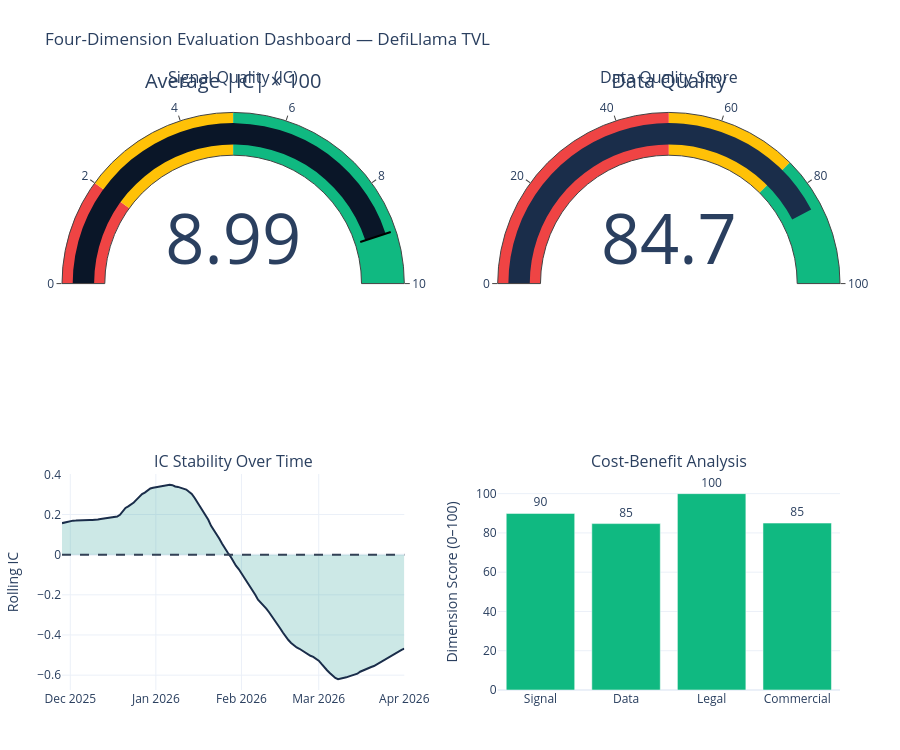

Notebook code cell kept with this figure:
### Markdown cell above
---

## Section 6: Final Evaluation Summary

With all the components in place, we can synthesize an informed decision.

### Code cell
# Build the four-panel dashboard in a SINGLE cell so the inline backend
# does not capture progressive-render intermediates with only the first
# (or first two) gauges populated (feedback_split_cell_figure_bug).
fig = make_subplots(
    rows=2,
    cols=2,
    subplot_titles=(
        "Signal Quality (IC)",
        "Data Quality Score",
        "IC Stability Over Time",
        "Cost-Benefit Analysis",
    ),
    specs=[
        [{"type": "indicator"}, {"type": "indicator"}],
        [{"type": "scatter"}, {"type": "bar"}],
    ],
    vertical_spacing=0.28,
    horizontal_spacing=0.12,
)

# Signal quality gauge
fig.add_trace(
    go.Indicator(
        mode="gauge+number",
        value=avg_ic * 100,  # Convert to percentage for readability
        title={"text": "Average |IC| × 100"},
        gauge={
            "axis": {"range": [0, 10]},
            "bar": {"color": COLORS["blue"]},
            "steps": [
                {"range": [0, 2], "color": COLORS["negative"]},
                {"range": [2, 5], "color": "#FFC107"},
                {"range": [5, 10], "color": COLORS["positive"]},
            ],
            "threshold": {
                "line": {"color": "black", "width": 2},
                "thickness": 0.75,
                "value": avg_ic * 100,
            },
        },
    ),
    row=1,
    col=1,
)

# Data quality gauge
fig.add_trace(
    go.Indicator(
        mode="gauge+number",
        value=quality.score,
        title={"text": "Data Quality"},
        gauge={
            "axis": {"range": [0, 100]},
            "bar": {"color": COLORS["slate"]},
            "steps": [
                {"range": [0, 50], "color": COLORS["negative"]},
                {"range": [50, 75], "color": "#FFC107"},
                {"range": [75, 100], "color": COLORS["positive"]},
            ],
        },
    ),
    row=1,
    col=2,
)

# Rolling IC and cost-benefit panels
fig.add_trace(
    go.Scatter(
        x=rolling_ic_df["timestamp"],
        y=rolling_ic_df["rolling_ic"],
        mode="lines",
        name="Rolling IC",
        line=dict(color=COLORS["slate"], width=2),
        fill="tozeroy",
        fillcolor="rgba(4, 138, 129, 0.2)",
        showlegend=False,
    ),
    row=2,
    col=1,
)
# Add zero line on the rolling-IC subplot. Mixed-spec make_subplots places the
# row=2,col=1 scatter on the primary x/y axes (indicator subplots don't claim
# numbered axes), so reference the first scatter axes directly via "x domain".
fig.add_shape(
    type="line",
    x0=0,
    x1=1,
    y0=0,
    y1=0,
    xref="x domain",
    yref="y",
    line=dict(dash="dash", color=COLORS["neutral"]),
)

risk_to_score = {"Low": 100, "Medium": 50, "High": 20, "Critical": 0}
dimension_names = ["Signal", "Data", "Legal", "Commercial"]
dimension_scores = [
    min(100, avg_ic * 1000),
    quality.score,
    risk_to_score[legal["mnpi_risk"]],
    85,  # free data + ~$9k/yr engineering at the median fund size
]
dimension_colors = [
    COLORS["positive"] if s >= 60 else (COLORS["amber"] if s >= 40 else COLORS["negative"])
    for s in dimension_scores
]

fig.add_trace(
    go.Bar(
        x=dimension_names,
        y=dimension_scores,
        marker_color=dimension_colors,
        text=[f"{s:.0f}" for s in dimension_scores],
        textposition="outside",
        showlegend=False,
    ),
    row=2,
    col=2,
)

fig.update_layout(
    height=750,
    title="Four-Dimension Evaluation Dashboard — DefiLlama TVL",
    template="plotly_white",
    margin=dict(t=90, b=60, l=60, r=60),
)
# Force the rolling-IC subplot (row=2, col=1) x-axis to render as datetime.
# In mixed-spec make_subplots (indicator + scatter + bar) the subplot xaxis can
# default to numeric epoch ticks when traces are added before the layout pass;
# the explicit type+range below pins it to the actual data window.
_ts_min = rolling_ic_df["timestamp"].min()
_ts_max = rolling_ic_df["timestamp"].max()
fig.update_xaxes(type="date", range=[_ts_min, _ts_max], row=2, col=1)
fig.update_yaxes(title_text="Rolling IC", row=2, col=1)
fig.update_yaxes(title_text="Dimension Score (0–100)", range=[0, 110], row=2, col=2)
fig.show()

### Figure 1 — Plotly figure (JSON) as saved in the notebook; plotly's stock layout.template omitted (floating-point values rounded to 4 significant figures)
{"data": [{"domain": {"x": [0.0, 0.44], "y": [0.64, 1.0]}, "gauge": {"axis": {"range": [0, 10]}, "bar": {"color": "#0a1628"}, "steps": [{"color": "#ef4444", "range": [0, 2]}, {"color": "#FFC107", "range": [2, 5]}, {"color": "#10b981", "range": [5, 10]}], "threshold": {"line": {"color": "black", "width": 2}, "thickness": 0.75, "value": 8.992}}, "mode": "gauge+number", "title": {"text": "Average |IC| × 100"}, "type": "indicator", "value": 8.992}, {"domain": {"x": [0.56, 1.0], "y": [0.64, 1.0]}, "gauge": {"axis": {"range": [0, 100]}, "bar": {"color": "#1a2d4a"}, "steps": [{"color": "#ef4444", "range": [0, 50]}, {"color": "#FFC107", "range": [50, 75]}, {"color": "#10b981", "range": [75, 100]}]}, "mode": "gauge+number", "title": {"text": "Data Quality"}, "type": "indicator", "value": 84.74}, {"fill": "tozeroy", "fillcolor": "rgba(4, 138, 129, 0.2)", "line": {"color": "#1a2d4a", "width": 2}, "mode": "lines", "name": "Rolling IC", "showlegend": false, "type": "scatter", "x": ["2025-11-28T00:00:00", "2025-11-29T00:00:00", "2025-11-30T00:00:00", "2025-12-01T00:00:00", "2025-12-02T00:00:00", "2025-12-03T00:00:00", "2025-12-04T00:00:00", "2025-12-05T00:00:00", "2025-12-06T00:00:00", "2025-12-07T00:00:00", "2025-12-08T00:00:00", "2025-12-09T00:00:00", "2025-12-10T00:00:00", "2025-12-11T00:00:00", "2025-12-12T00:00:00", "2025-12-13T00:00:00", "2025-12-14T00:00:00", "2025-12-15T00:00:00", "2025-12-16T00:00:00", "2025-12-17T00:00:00", "2025-12-18T00:00:00", "2025-12-19T00:00:00", "2025-12-20T00:00:00", "2025-12-21T00:00:00", "2025-12-22T00:00:00", "2025-12-23T00:00:00", "2025-12-24T00:00:00", "2025-12-25T00:00:00", "2025-12-26T00:00:00", "2025-12-27T00:00:00", "2025-12-28T00:00:00", "2025-12-29T00:00:00", "2025-12-30T00:00:00", "2025-12-31T00:00:00", "2026-01-01T00:00:00", "2026-01-02T00:00:00", "2026-01-03T00:00:00", "2026-01-04T00:00:00", "2026-01-05T00:00:00", "2026-01-06T00:00:00", "2026-01-07T00:00:00", "2026-01-08T00:00:00", "2026-01-09T00:00:00", "2026-01-10T00:00:00", "2026-01-11T00:00:00", "2026-01-12T00:00:00", "2026-01-13T00:00:00", "2026-01-14T00:00:00", "2026-01-15T00:00:00", "2026-01-16T00:00:00", "2026-01-17T00:00:00", "2026-01-18T00:00:00", "2026-01-19T00:00:00", "2026-01-20T00:00:00", "2026-01-21T00:00:00", "2026-01-22T00:00:00", "2026-01-23T00:00:00", "2026-01-24T00:00:00", "2026-01-25T00:00:00", "2026-01-26T00:00:00", "2026-01-27T00:00:00", "2026-01-28T00:00:00", "2026-01-29T00:00:00", "2026-01-30T00:00:00", "2026-01-31T00:00:00", "2026-02-01T00:00:00", "2026-02-02T00:00:00", "2026-02-03T00:00:00", "2026-02-04T00:00:00", "2026-02-05T00:00:00", "2026-02-06T00:00:00", "2026-02-07T00:00:00", "2026-02-08T00:00:00", "2026-02-09T00:00:00", "2026-02-10T00:00:00", "2026-02-11T00:00:00", "2026-02-12T00:00:00", "2026-02-13T00:00:00", "2026-02-14T00:00:00", "2026-02-15T00:00:00", "2026-02-16T00:00:00", "2026-02-17T00:00:00", "2026-02-18T00:00:00", "2026-02-19T00:00:00", "2026-02-20T00:00:00", "2026-02-21T00:00:00", "2026-02-22T00:00:00", "2026-02-23T00:00:00", "2026-02-24T00:00:00", "2026-02-25T00:00:00", "2026-02-26T00:00:00", "2026-02-27T00:00:00", "2026-02-28T00:00:00", "2026-03-01T00:00:00", "2026-03-02T00:00:00", "2026-03-03T00:00:00", "2026-03-04T00:00:00", "2026-03-05T00:00:00", "2026-03-06T00:00:00", "2026-03-07T00:00:00", "2026-03-08T00:00:00", "2026-03-09T00:00:00", "2026-03-10T00:00:00", "2026-03-11T00:00:00", "2026-03-12T00:00:00", "2026-03-13T00:00:00", "2026-03-14T00:00:00", "2026-03-15T00:00:00", "2026-03-16T00:00:00", "2026-03-17T00:00:00", "2026-03-18T00:00:00", "2026-03-19T00:00:00", "2026-03-20T00:00:00", "2026-03-21T00:00:00", "2026-03-22T00:00:00", "2026-03-23T00:00:00", "2026-03-24T00:00:00", "2026-03-25T00:00:00", "2026-03-26T00:00:00", "2026-03-27T00:00:00", "2026-03-28T00:00:00", "2026-03-29T00:00:00", "2026-03-30T00:00:00", "2026-03-31T00:00:00", "2026-04-01T00:00:00"], "xaxis": "x", "y": [0.1571, 0.1602, 0.1642, 0.1672, 0.1696, 0.1698, 0.1708, 0.1728, 0.1736, 0.1735, 0.1731, 0.1723, 0.1727, 0.1752, 0.178, 0.1802, 0.1819, 0.1832, 0.1852, 0.1869, 0.1899, 0.1987, 0.2147, 0.2327, 0.2411, 0.2495, 0.2599, 0.2741, 0.2904, 0.3021, 0.3094, 0.3178, 0.3296, 0.3331, 0.3351, 0.3396, 0.3413, 0.3428, 0.3468, 0.3481, 0.3464, 0.3396, 0.3377, 0.334, 0.3303, 0.3244, 0.3132, 0.3026, 0.2836, 0.2607, 0.2416, 0.2219, 0.1955, 0.1737, 0.1439, 0.1234, 0.09925, 0.07906, 0.05446, 0.03101, 0.01093, -0.008157, -0.03192, -0.05494, -0.07164, -0.09216, -0.1138, -0.134, -0.1583, -0.1809, -0.1993, -0.2245, -0.2384, -0.2541, -0.2682, -0.2866, -0.3082, -0.3295, -0.3496, -0.3664, -0.3877, -0.4092, -0.4253, -0.4396, -0.4535, -0.4623, -0.4687, -0.4783, -0.4838, -0.495, -0.5035, -0.5089, -0.517, -0.5279, -0.5443, -0.5624, -0.5755, -0.5895, -0.6026, -0.6139, -0.6203, -0.6179, -0.6156, -0.6109, -0.6061, -0.6019, -0.5966, -0.5929, -0.583, -0.5763, -0.5709, -0.5658, -0.5594, -0.5547, -0.5465, -0.5365, -0.5282, -0.5209, -0.5137, -0.505, -0.4951, -0.4888, -0.4825, -0.474, -0.4681], "yaxis": "y"}, {"marker": {"color": ["#10b981", "#10b981", "#10b981", "#10b981"]}, "showlegend": false, "text": ["90", "85", "100", "85"], "textposition": "outside", "type": "bar", "x": ["Signal", "Data", "Legal", "Commercial"], "xaxis": "x2", "y": [89.92, 84.74, 100, 85], "yaxis": "y2"}], "layout": {"annotations": [{"font": {"size": 16}, "showarrow": false, "text": "Signal Quality (IC)", "x": 0.22, "xanchor": "center", "xref": "paper", "y": 1.0, "yanchor": "bottom", "yref": "paper"}, {"font": {"size": 16}, "showarrow": false, "text": "Data Quality Score", "x": 0.78, "xanchor": "center", "xref": "paper", "y": 1.0, "yanchor": "bottom", "yref": "paper"}, {"font": {"size": 16}, "showarrow": false, "text": "IC Stability Over Time", "x": 0.22, "xanchor": "center", "xref": "paper", "y": 0.36, "yanchor": "bottom", "yref": "paper"}, {"font": {"size": 16}, "showarrow": false, "text": "Cost-Benefit Analysis", "x": 0.78, "xanchor": "center", "xref": "paper", "y": 0.36, "yanchor": "bottom", "yref": "paper"}], "height": 750, "margin": {"b": 60, "l": 60, "r": 60, "t": 90}, "shapes": [{"line": {"color": "#334155", "dash": "dash"}, "type": "line", "x0": 0, "x1": 1, "xref": "x domain", "y0": 0, "y1": 0, "yref": "y"}], "title": {"text": "Four-Dimension Evaluation Dashboard — DefiLlama TVL"}, "xaxis": {"anchor": "y", "domain": [0.0, 0.44], "range": ["2025-11-28", "2026-04-01"], "type": "date"}, "xaxis2": {"anchor": "y2", "domain": [0.56, 1.0]}, "yaxis": {"anchor": "x", "domain": [0.0, 0.36], "title": {"text": "Rolling IC"}}, "yaxis2": {"anchor": "x2", "domain": [0.0, 0.36], "range": [0, 110], "title": {"text": "Dimension Score (0–100)"}}}}
